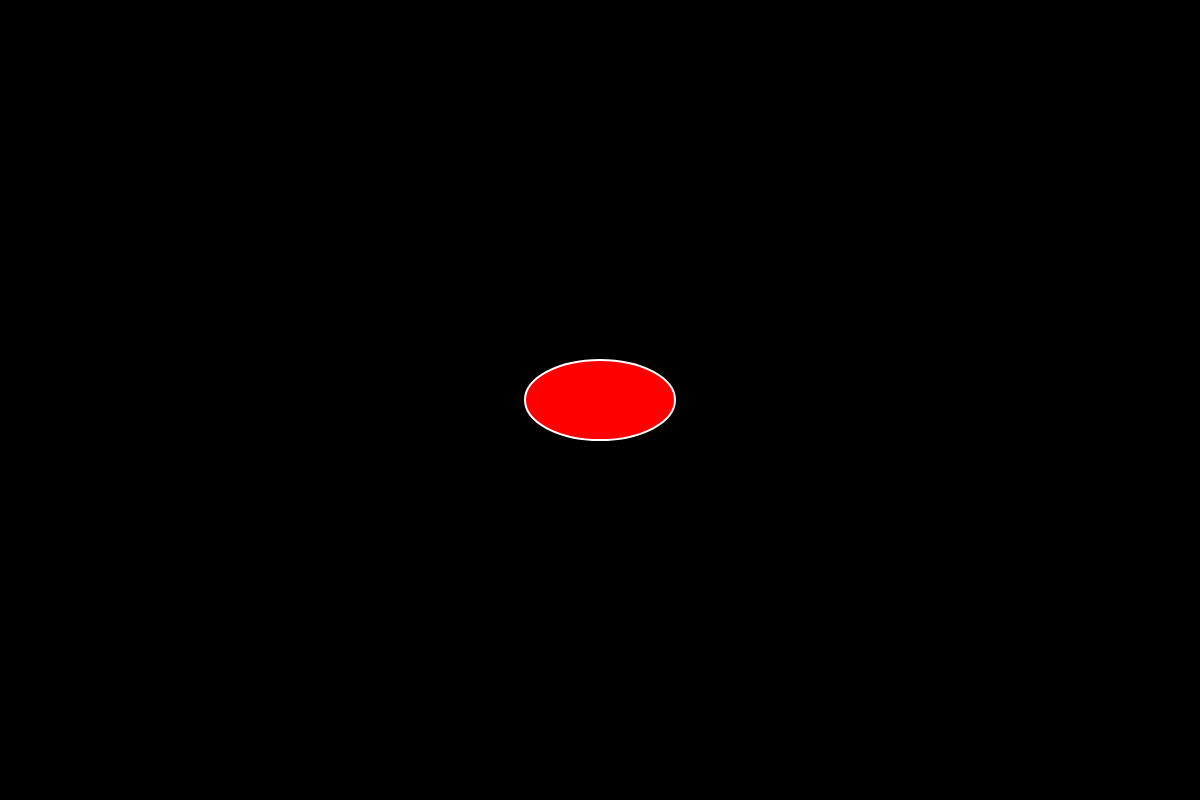
Frame 1 (no input)
Frame 60 (no input): identical to frame 1, image omitted
Frame 120 (the mouse pressed at the canvas centre since frame 60): identical to frame 1, image omitted

The p5.js sketch that drew this single still picture (run headless with seeded random() and noise() and a simulated clock; from frame 60 on, the mouse is pressed at the canvas centre):

// p5.js sketch
// ── sketch.js
let w = 1200
let h = 800

let el = {
    x: w / 2,
    y: h / 2,
    d1: 150,
    d2: 80,
    color: "red",
    stroke: true,
    strokeWeight:2,
    strokeColor:"white"
}

function setup() {
    createCanvas(w, h)
    background("black")

}

function draw() {
    background("black")
    
    if(el.stroke){
        stroke(el.strokeColor)
        strokeWeight(el.strokeWeight)
    }
    else{
        noStroke()
    }

    fill(el.color)
    ellipse(el.x, el.y, el.d1, el.d2)
}


function mousePressed() {
    //mouseX, mouseY
}

function mouseReleased() {

}

function mouseClicked() {

}


function mouseMoved() {

}

function doubleClicked() {

}


function mouseDragged() {

}


function mouseWheel() {

}


//mouseX, mouseY, 
//pmouseX, pmouseY
//movedX, movedY
